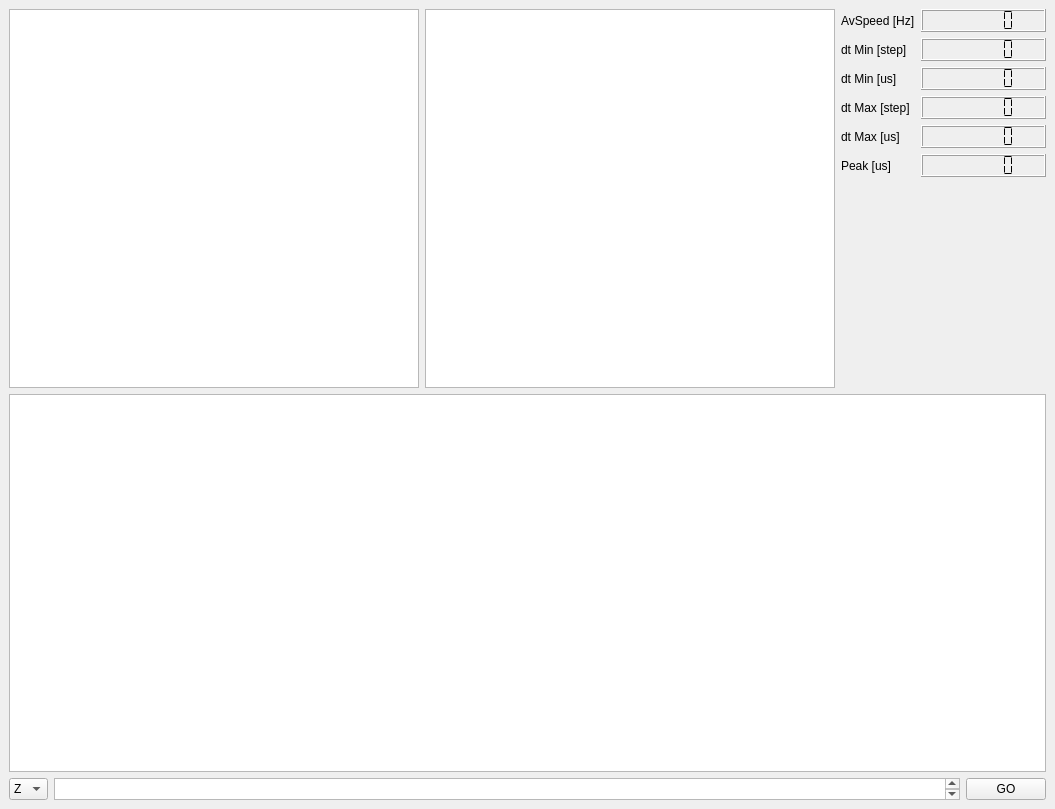
<?xml version="1.0" encoding="UTF-8"?>
<ui version="4.0">
 <class>MainWindow</class>
 <widget class="QMainWindow" name="MainWindow">
  <property name="geometry">
   <rect>
    <x>0</x>
    <y>0</y>
    <width>1055</width>
    <height>809</height>
   </rect>
  </property>
  <property name="windowTitle">
   <string>MainWindow</string>
  </property>
  <widget class="QWidget" name="centralwidget">
   <layout class="QVBoxLayout" name="verticalLayout">
    <item>
     <layout class="QHBoxLayout" name="horizontalLayout_2" stretch="2,2,1">
      <item>
       <widget class="PlotWidget" name="grafomini">
        <property name="sizePolicy">
         <sizepolicy hsizetype="Expanding" vsizetype="Expanding">
          <horstretch>1</horstretch>
          <verstretch>0</verstretch>
         </sizepolicy>
        </property>
       </widget>
      </item>
      <item>
       <widget class="PlotWidget" name="grafomaxi"/>
      </item>
      <item>
       <layout class="QFormLayout" name="formLayout">
        <property name="fieldGrowthPolicy">
         <enum>QFormLayout::AllNonFixedFieldsGrow</enum>
        </property>
        <item row="0" column="0">
         <widget class="QLabel" name="label">
          <property name="text">
           <string>AvSpeed [Hz]</string>
          </property>
         </widget>
        </item>
        <item row="0" column="1">
         <widget class="QLCDNumber" name="lcd1">
          <property name="numDigits">
           <number>6</number>
          </property>
          <property name="segmentStyle">
           <enum>QLCDNumber::Flat</enum>
          </property>
         </widget>
        </item>
        <item row="1" column="0">
         <widget class="QLabel" name="label_2">
          <property name="text">
           <string>dt Min [step]</string>
          </property>
         </widget>
        </item>
        <item row="1" column="1">
         <widget class="QLCDNumber" name="lcd2">
          <property name="numDigits">
           <number>6</number>
          </property>
          <property name="segmentStyle">
           <enum>QLCDNumber::Flat</enum>
          </property>
         </widget>
        </item>
        <item row="2" column="0">
         <widget class="QLabel" name="label_3">
          <property name="text">
           <string>dt Min [us]</string>
          </property>
         </widget>
        </item>
        <item row="2" column="1">
         <widget class="QLCDNumber" name="lcd3">
          <property name="numDigits">
           <number>6</number>
          </property>
          <property name="segmentStyle">
           <enum>QLCDNumber::Flat</enum>
          </property>
         </widget>
        </item>
        <item row="3" column="0">
         <widget class="QLabel" name="label_5">
          <property name="text">
           <string>dt Max [step]</string>
          </property>
         </widget>
        </item>
        <item row="3" column="1">
         <widget class="QLCDNumber" name="lcd4">
          <property name="numDigits">
           <number>6</number>
          </property>
          <property name="segmentStyle">
           <enum>QLCDNumber::Flat</enum>
          </property>
         </widget>
        </item>
        <item row="4" column="0">
         <widget class="QLabel" name="label_4">
          <property name="text">
           <string>dt Max [us]</string>
          </property>
         </widget>
        </item>
        <item row="4" column="1">
         <widget class="QLCDNumber" name="lcd5">
          <property name="numDigits">
           <number>6</number>
          </property>
          <property name="segmentStyle">
           <enum>QLCDNumber::Flat</enum>
          </property>
         </widget>
        </item>
        <item row="5" column="0">
         <widget class="QLabel" name="Peakus">
          <property name="text">
           <string>Peak [us]</string>
          </property>
         </widget>
        </item>
        <item row="5" column="1">
         <widget class="QLCDNumber" name="lcd6">
          <property name="numDigits">
           <number>6</number>
          </property>
          <property name="segmentStyle">
           <enum>QLCDNumber::Flat</enum>
          </property>
         </widget>
        </item>
       </layout>
      </item>
     </layout>
    </item>
    <item>
     <widget class="PlotWidget" name="grafo"/>
    </item>
    <item>
     <layout class="QHBoxLayout" name="horizontalLayout">
      <property name="sizeConstraint">
       <enum>QLayout::SetDefaultConstraint</enum>
      </property>
      <item>
       <widget class="QComboBox" name="cmd">
        <property name="sizePolicy">
         <sizepolicy hsizetype="Preferred" vsizetype="Minimum">
          <horstretch>0</horstretch>
          <verstretch>0</verstretch>
         </sizepolicy>
        </property>
        <item>
         <property name="text">
          <string>Z</string>
         </property>
        </item>
        <item>
         <property name="text">
          <string>Y</string>
         </property>
        </item>
        <item>
         <property name="text">
          <string>D</string>
         </property>
        </item>
        <item>
         <property name="text">
          <string>P</string>
         </property>
        </item>
        <item>
         <property name="text">
          <string>K</string>
         </property>
        </item>
        <item>
         <property name="text">
          <string>s</string>
         </property>
        </item>
        <item>
         <property name="text">
          <string>g</string>
         </property>
        </item>
        <item>
         <property name="text">
          <string>8</string>
         </property>
        </item>
        <item>
         <property name="text">
          <string>R</string>
         </property>
        </item>
       </widget>
      </item>
      <item>
       <widget class="QPlainTextEdit" name="cpar">
        <property name="sizePolicy">
         <sizepolicy hsizetype="Expanding" vsizetype="Minimum">
          <horstretch>0</horstretch>
          <verstretch>0</verstretch>
         </sizepolicy>
        </property>
        <property name="minimumSize">
         <size>
          <width>0</width>
          <height>20</height>
         </size>
        </property>
       </widget>
      </item>
      <item>
       <widget class="QPushButton" name="butDo">
        <property name="sizePolicy">
         <sizepolicy hsizetype="Minimum" vsizetype="Fixed">
          <horstretch>0</horstretch>
          <verstretch>0</verstretch>
         </sizepolicy>
        </property>
        <property name="text">
         <string>GO</string>
        </property>
       </widget>
      </item>
     </layout>
    </item>
   </layout>
  </widget>
 </widget>
 <customwidgets>
  <customwidget>
   <class>PlotWidget</class>
   <extends>QGraphicsView</extends>
   <header>pyqtgraph</header>
  </customwidget>
 </customwidgets>
 <resources/>
 <connections/>
</ui>
